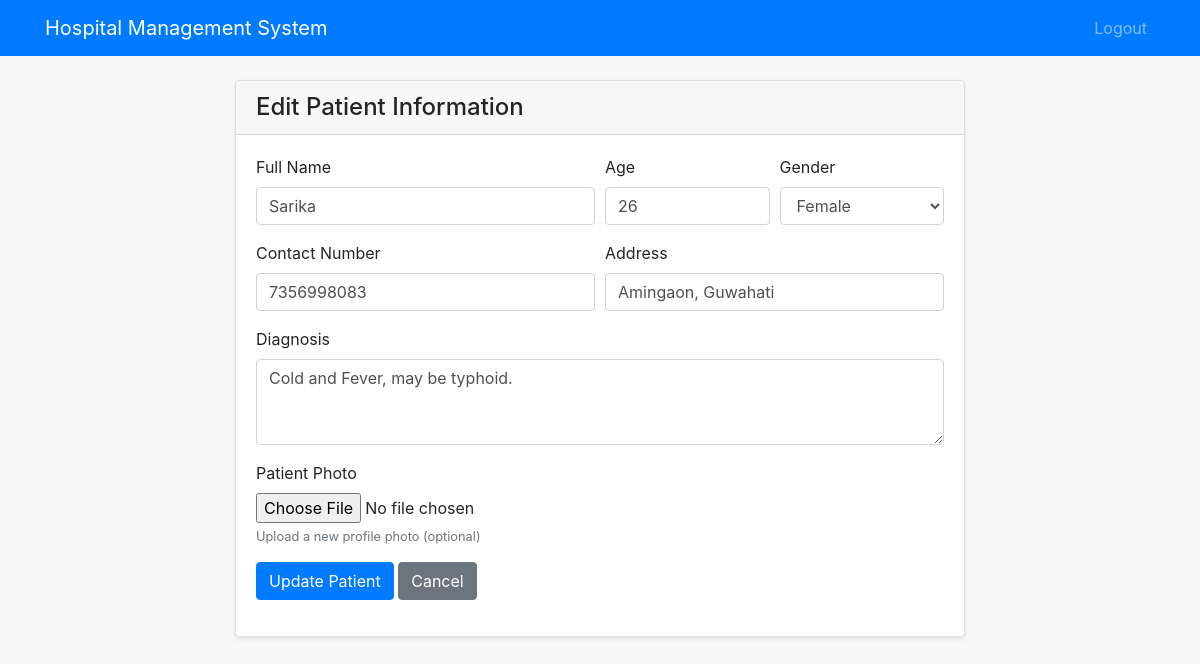
/patient/edit/1 (signed in), run on the app's committed database.
### models.py (models this page shows)
class Patient(db.Model):
    id = db.Column(db.Integer, primary_key=True)
    avatar = db.Column(db.String(200), nullable=True)  # Store the path to the avatar image
    name = db.Column(db.String(100), nullable=False)
    age = db.Column(db.Integer, nullable=False)
    gender = db.Column(db.String(10), nullable=False)
    contact = db.Column(db.String(15), nullable=False)
    address = db.Column(db.String(200), nullable=False)
    admission_date = db.Column(db.DateTime, default=datetime.utcnow)
    diagnosis = db.Column(db.String(200))
    doctor_id = db.Column(db.Integer, db.ForeignKey('user.id'))

### app.py (the view, shortened to what this page needs)
@app.route('/patient/edit/<int:patient_id>', methods=['GET', 'POST'])
@login_required
def edit_patient(patient_id):
    patient = Patient.query.get_or_404(patient_id)
    if current_user.role != 'admin' and (current_user.role != 'doctor' or patient.doctor_id != current_user.id):
        flash('You do not have permission to edit this patient')
        return redirect(url_for('index'))
    return render_template('patient/edit.html', patient=patient)

### app.py (called while the page is built)
@login_manager.user_loader
def load_user(user_id):
    return User.query.get(int(user_id))

### templates/patient/edit.html (shortened to what this page needs)
{% extends 'base.html' %}
{% block content %}
<div class="row justify-content-center">
    <div class="col-md-8">
        <div class="card">
            <div class="card-header">
                <h4 class="mb-0">Edit Patient Information</h4>
            </div>
            <div class="card-body">
                <form method="POST" enctype="multipart/form-data">
                    <div class="form-row">
                        <div class="form-group col-md-6">
                            <label for="name">Full Name</label>
                            <input type="text" class="form-control" id="name" name="name" value="{{ patient.name }}" required>
                        </div>
                        <div class="form-group col-md-3">
                            <label for="age">Age</label>
                            <input type="number" class="form-control" id="age" name="age" value="{{ patient.age }}" min="0" max="150" required>
                        </div>
                        <div class="form-group col-md-3">
                            <label for="gender">Gender</label>
                            <select class="form-control" id="gender" name="gender" required>
                                <option value="Female" {% if patient.gender == 'Female' %}selected{% endif %}>Female</option>
                            </select>
                        </div>
                    </div>
                    <div class="form-row">
                        <div class="form-group col-md-6">
                            <label for="contact">Contact Number</label>
                            <input type="text" class="form-control" id="contact" name="contact" value="{{ patient.contact }}" required>
                        </div>
                        <div class="form-group col-md-6">
                            <label for="address">Address</label>
                            <input type="text" class="form-control" id="address" name="address" value="{{ patient.address }}" required>
                        </div>
                    </div>
                    <div class="form-group">
                        <label for="diagnosis">Diagnosis</label>
                        <textarea class="form-control" id="diagnosis" name="diagnosis" rows="3">{{ patient.diagnosis }}</textarea>
                    </div>
                    <div class="form-group">
                        <label for="avatar">Patient Photo</label>
                        <input type="file" class="form-control-file" id="avatar" name="avatar" accept="image/*">
                        <small class="form-text text-muted">Upload a new profile photo (optional)</small>
                    </div>
                    <div class="form-group">
                        <button type="submit" class="btn btn-primary">Update Patient</button>
                        <a href="{{ url_for('patient_details', patient_id=patient.id) }}" class="btn btn-secondary">Cancel</a>
                    </div>
                </form>
            </div>
        </div>
    </div>
</div>
{% endblock %}

### static/css/style.css (style rules this page uses)
body { background-color: #f8f9fa; }
.card { box-shadow: 0 2px 4px rgba(0, 0, 0, 0.1); }

### data on the page
Patient: name "Sarika", age "26", gender "Female", contact "7356998083", address "Amingaon, Guwahati", diagnosis "Cold and Fever, may be typhoid."
